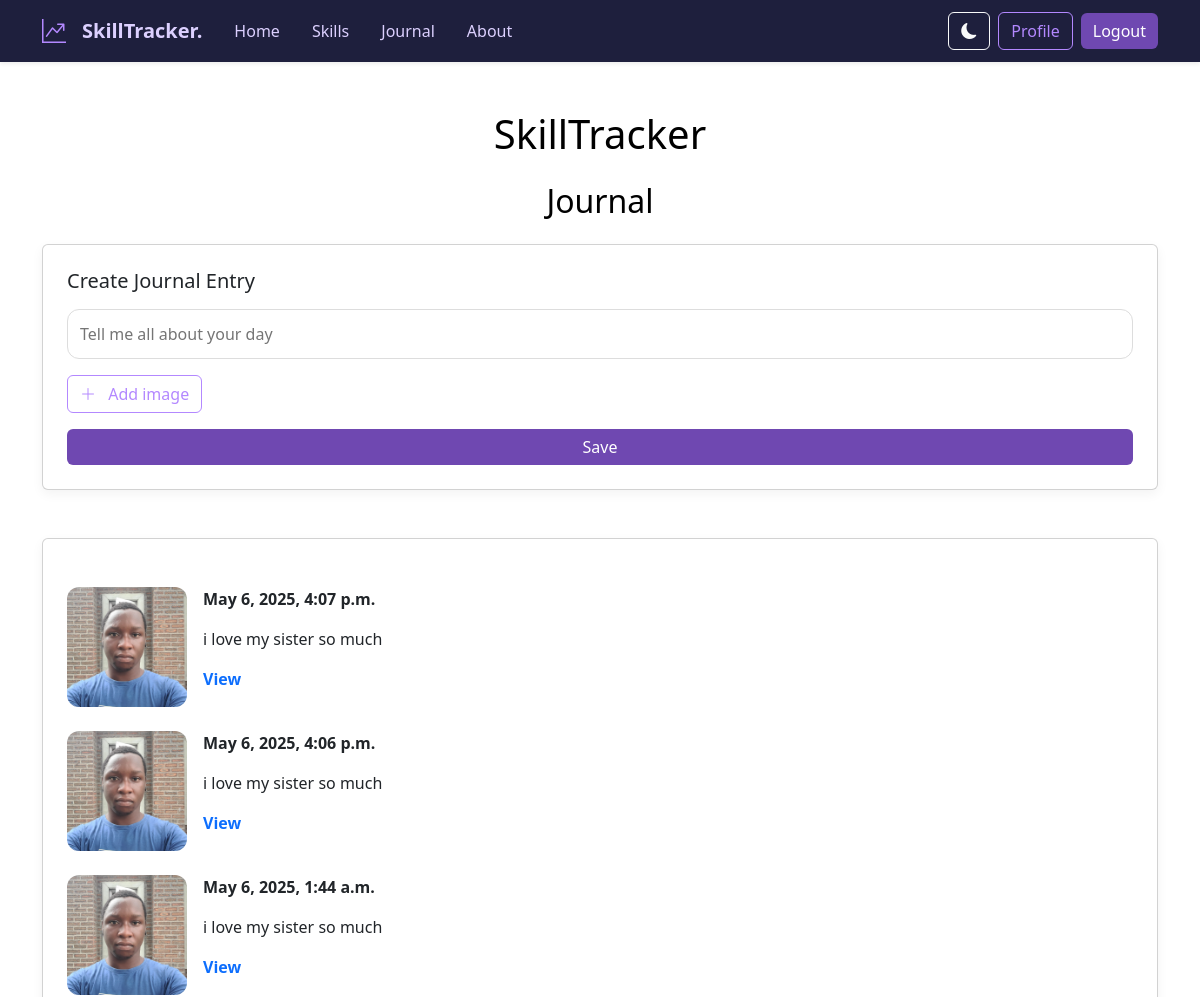
The page /journal/ (signed in, upper part) on the database as committed earlier.
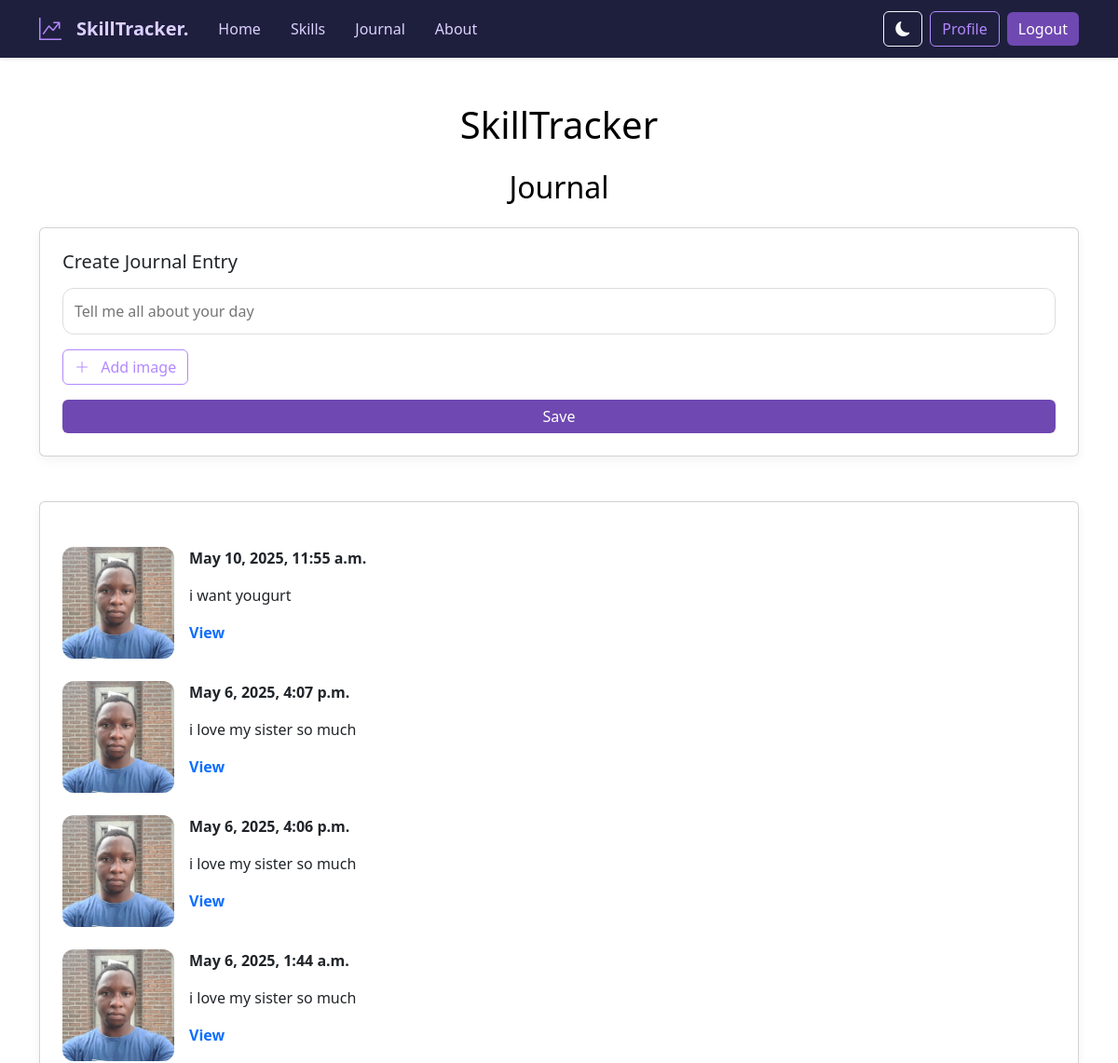
The same page on the database as committed later.
### tracker_app/models.py (models this page shows)
class Journal(models.Model):
    user = models.ForeignKey(User, on_delete=models.CASCADE)
    journal_content = models.TextField()
    journal_image = models.ImageField(upload_to='journal_images/', null=True, blank=True)
    created_at = models.DateTimeField(auto_now_add=True)

### tracker_app/views.py (the view, shortened to what this page needs)
# urls.py: path('journal/', views.journal, name='journal'),
def journal(request):
    journal_list = Journal.objects.filter(user=request.user).order_by('-created_at')
    return render(request, 'journal.html', {'journal_list': journal_list})

### templates/journal.html (shortened to what this page needs)
{% load static %}
<!DOCTYPE html>
<html lang="en">
<head>
  <link href="https://cdn.jsdelivr.net/npm/bootstrap@5.3.3/dist/css/bootstrap.min.css" rel="stylesheet" />
</head>
<body>
  {% include 'navbar.html' %}
  <div class="container py-5">
    <h1 class="text-center mb-4">SkillTracker</h1>
    <h2 class="text-center mb-4">Journal</h2>
    <div class="card p-4 mb-5">
      <form method="post" enctype="multipart/form-data">
        <h5 class="mb-3">Create Journal Entry</h5>
        <input type="text" name="journal_content" placeholder="Tell me all about your day" class="mb-3" required />
        <div class="d-flex justify-content-start mb-3">
          <label class="btn btn-outline-purple">
            <i class="bi bi-plus-lg me-2"></i> Add image
          </label>
        </div>
        <button type="submit" class="btn btn-purple">Save</button>
      </form>
    </div>
    {% if journal_list %}
    <div class="card p-4">
      {% for journal in journal_list %}
      <div class="journal-entry mt-4">
        {% if journal.journal_image %}
          <img src="{{ journal.journal_image.url }}" alt="Journal image">
        {% else %}
          <img src="{% static 'images/20241022_143310.jpg' %}" alt="Default image">
        {% endif %}
        <div>
          <p class="fw-semibold text-dark">{{ journal.created_at|date:"F j, Y, g:i a" }}</p>
          <p>{{ journal.journal_content }}</p>
          <a href="journal-details/{{ journal.id }}" class="text-decoration-none text-purple fw-bold">View</a>
        </div>
      </div>
    {% endfor %}
    </div>
    {% else %}
    <p class="text-muted text-center">No journal entries yet.</p>
    {% endif %}
  </div>
  <link href="https://cdn.jsdelivr.net/npm/bootstrap-icons@1.10.5/font/bootstrap-icons.css" rel="stylesheet">
</body>
</html>

### templates/navbar.html (shortened to what this page needs)
{% load static %}
<!DOCTYPE html>
<html lang="en">
<head>
  <link href="https://cdn.jsdelivr.net/npm/bootstrap-icons@1.10.5/font/bootstrap-icons.css" rel="stylesheet">
  <link href="https://cdn.jsdelivr.net/npm/bootstrap@5.3.3/dist/css/bootstrap.min.css" rel="stylesheet" />
</head>
<body>
<nav class="navbar navbar-expand-lg bg-dark-purple shadow-sm">
  <div class="container">
    <a class="navbar-brand fw-bold d-flex align-items-center gap-2 text-light-purple" href="{% url 'dashboard' %}">
      <i class="bi bi-graph-up-arrow text-purple" style="font-size: 1.5rem;"></i>
      <span class="ms-2">SkillTracker.</span>
    </a>
    <div class="collapse navbar-collapse" id="navItems">
      <ul class="navbar-nav me-auto mb-2 mb-lg-0">
        <li class="nav-item mx-2"><a class="nav-link text-light-purple" href="{% url 'dashboard' %}">Home</a></li>
        <li class="nav-item mx-2"><a class="nav-link text-light-purple" href="{% url 'skills' %}">Skills</a></li>
        <li class="nav-item mx-2"><a class="nav-link text-light-purple" href="{% url 'journal' %}">Journal</a></li>
        <li class="nav-item mx-2"><a class="nav-link text-light-purple" href="{% url 'about' %}">About</a></li>
      </ul>
      <div class="d-flex align-items-center gap-2">
        <button class="btn btn-outline-light" id="themeToggle" title="Toggle dark/light mode">
          <i class="bi bi-moon-fill"></i>
        </button>
        <a href="{% url 'profile' %}" class="btn btn-outline-purple">Profile</a>
        <a href="{% url 'logout' %}" data-bs-toggle="modal" data-bs-target="#logoutModal" class="btn btn-purple">Logout</a>
      </div>
    </div>
  </div>
</nav>
</body>
</html>

### templates/journal.html (style rules this page uses)
body { background-color: #f9f5ff; font-family: 'Segoe UI', sans-serif; }
.card { border-radius: 16px; box-shadow: 0 4px 12px rgba(0, 0, 0, 0.05); background: #fff; }
h2 { font-weight: 800; color: #4b0082; }
input[type="text"] { border-radius: 12px; padding: 12px; border: 1px solid #ddd; width: 100%; }
.btn-purple { background: #7b2cbf; color: white; border-radius: 12px; padding: 10px 20px; border: none; width: 100%; }
.btn-outline-purple { border: 2px solid #ddd; background: white; color: #7b2cbf; font-weight: 500; border-radius: 10px; }
.journal-entry { display: flex; align-items: flex-start; gap: 16px; }
.journal-entry img { width: 120px; height: 120px; object-fit: cover; border-radius: 12px; }

### templates/navbar.html (style rules this page uses)
:root { --bg-light: #ffffff; --text-light: #000000; --bg-dark: #1e1f3d; --text-dark: #dcd0ff; }
body { background-color: var(--bg-light); color: var(--text-light); transition: background-color 0.5s, color 0.5s; }
.bg-dark-purple { background-color: var(--bg-dark); }
.text-light-purple { color: var(--text-dark) !important; }
.btn-purple { background-color: #6f48b1; color: #fff; border: none; }
.btn-outline-purple { border: 1px solid #b388ff; color: #b388ff; background-color: transparent; }
.text-light-purple i { color: #b388ff !important; }

Rows that differ between the two databases and show on the page:
added Journal: created_at "May 10, 2025, 11:55 a.m.", journal_content "i want yougurt"
